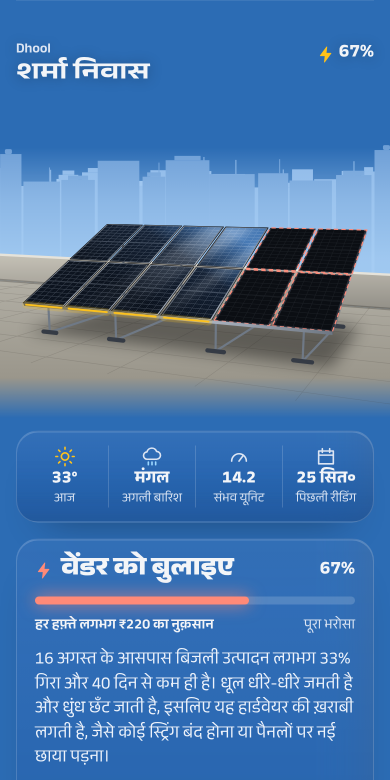
#> input picture blog/call-vendor-hindi.png, 780 x 1560 px (shown at 1/2 size)
$ python -i ocr_reader.py   (imports and definitions only)
#> lines starting #> are read from the running program, lines starting #| are printed output that depends on the picture
"""Reads the daily generation figures off a screenshot of an inverter app, with plain OCR.

A trial beside screenshot_reader.py (the vision model), with the same call and the same result. Tesseract
(Apache-2.0) finds the words and where they sit; fixed layout rules then decide which numbers are readings:
- a list of days: two or more rows, each holding one printed date and one kWh figure;
- today's figure: the kWh figure beside, under or over a label that says today.
A number is never returned unless it is tied to a date or to such a label. Charts are not read.

What it returns is never trusted as fact: the API drops any value that cannot be true for the roof, and
the homeowner confirms or corrects the rest before anything is saved.
"""

import collections
import datetime
import io
import os
import re
import subprocess

from PIL import Image, ImageOps, ImageStat

TESSERACT = os.environ.get("TESSERACT", "tesseract")
MAX_PIXELS = 30_000_000  # as in screenshot_reader: no phone screenshot is larger
MAX_SIDE = 32_000  # Tesseract refuses a picture with a side over 32,767 pixels
READER = "tesseract-rules"
# Tesseract reads best when letters are about 30 pixels tall. Small screenshots are enlarged to this width;
# print far larger than that (the big figure on a today screen) is cut out, shrunk and read again: at full
# size the demo screen's "5.5" came back as "3.9".
MIN_WIDTH = 1080
SMALL, NORMAL = 20, 30  # if most words are still under SMALL pixels tall, enlarge again to bring them to NORMAL
TALL = 70
REREAD_HEIGHT = 40

Word = collections.namedtuple("Word", "text x0 y0 x1 y1")

UNIT = re.compile(r"(?<![a-z])([km]?)wh(?![a-z])")
# No point or comma may trail a number: "7." is how a "7.7" comes back when its last digit is lost.
NUMBER = re.compile(r"^[\[(]?(\d{1,6}(?:[.,]\d{1,3})?)([km]?wh)?[\]);:]*$")
TO_KWH = {"k": 1, "": 0.001, "m": 1000}
MONTHS = "jan feb mar apr may jun jul aug sep oct nov dec".split()
MONTH = r"(jan|feb|mar|apr|may|jun|jul|aug|sep|oct|nov|dec)[a-z]*\.?"
DATES = [  # (pattern, the order its groups come in)
    (re.compile(r"(?<!\d)(\d{4})[-/.](\d{1,2})[-/.](\d{1,2})(?!\d)"), "ymd"),
    (re.compile(r"(?<!\d)(\d{1,2})[-/.](\d{1,2})[-/.](\d{4})(?!\d)"), "dmy"),
    (re.compile(rf"(?<!\d)(\d{{1,2}})(?:st|nd|rd|th)?\s+{MONTH},?\s+(\d{{4}})(?!\d)"), "dmy"),
    (re.compile(rf"\b{MONTH}\s+(\d{{1,2}})(?:st|nd|rd|th)?,?\s+(\d{{4}})(?!\d)"), "mdy"),
]
# A label that says the figure is today's generation: one of the first words and none of the second (word
# beginnings). "Last 30 days", "Total", "Today's consumption" and a forecast are other figures.
TODAY = {"today", "todays", "etoday", "daily", "day"}
NOT_TODAY = (
    "total",
    "month",
    "year",
    "week",
    "life",
    "last",
    "yesterday",
    "forecast",
    "expect",
    "possible",
    "estimat",
    "predict",
    "consum",
    "import",
    "export",
    "load",
    "grid",
    "purchas",
    "bought",
    "sold",
    "feed",
    "charg",
    "discharg",
    "batter",
    "self",
    "sav",
    "revenue",
    "income",
    "earn",
    "co2",
    "limit",
    "target",
    "capacity",
    "peak",
    "avg",
    "average",
)


# [88 lines left out: functions tesseract, spans, reread, not called in this run]


def words(image):
    """PNG or JPEG bytes -> the words on the screen."""
    picture = Image.open(io.BytesIO(image))
    if picture.width * picture.height > MAX_PIXELS:
        raise ValueError(f"the picture is {picture.width} x {picture.height} pixels, too large for a screenshot")
    if max(picture.size) > MAX_SIDE:
        raise ValueError(f"the picture is {picture.width} x {picture.height} pixels, too long for a screenshot")
    picture = picture.convert("L")
    if ImageStat.Stat(picture).mean[0] < 110:  # a dark theme: Tesseract wants dark letters on light
        picture = ImageOps.invert(picture)
    if picture.width < MIN_WIDTH:
        scale = min(3, MIN_WIDTH / picture.width, MAX_SIDE / picture.height)
        picture = picture.resize((round(picture.width * scale), round(picture.height * scale)), Image.LANCZOS)
    found = tesseract(picture, 11)  # 11: words wherever they are; an app screen is not a page of text
    heights = sorted(w.y1 - w.y0 for w in found)
    if heights and heights[len(heights) // 2] < SMALL:  # small print: a screen shown inside a larger picture
        scale = min(
            3,
            NORMAL / max(1, heights[len(heights) // 2]),
            (MAX_PIXELS / (picture.width * picture.height)) ** 0.5,
            MAX_SIDE / max(picture.size),
        )
        picture = picture.resize((round(picture.width * scale), round(picture.height * scale)), Image.LANCZOS)
        found = tesseract(picture, 11)
    return reread(picture, found)


# [46 lines left out: functions lines, groups, dates, not called in this run]


def number(text):
    value = text.replace(",", "") if re.fullmatch(r"\d{1,3},\d{3}", text) else text.replace(",", ".")
    return float(value)


# [14 lines left out: function figures, not called in this run]


def overlap(a, b):
    """Do two runs of words share any width? a and b are (x0, x1)."""
    return a[0] < b[1] and b[0] < a[1]


def is_unit(word):
    """A unit standing on its own or in a label ("kWh", "Yield (kWh)"), not a figure with its unit ("5.5kWh")."""
    return bool(UNIT.search(word.text.lower())) and not NUMBER.match(word.text.lower())


# [88 lines left out: functions day_list, today, layout, not called in this run]


def read(image):
    """PNG or JPEG bytes ->
    {"reader", "kind", "readings": [{"date": "YYYY-MM-DD" or "TODAY", "kwh": float}], "replies"}"""
    found = words(image)
    kind, readings = layout(found)
    text = "\n".join(" ".join(w.text for w in row) for row in lines(found))
    return {"reader": READER, "kind": kind, "readings": readings, "replies": {"text": text[:1500]}}

>>> import cv2
>>> picture = cv2.imread('../blog/call-vendor-hindi.png', cv2.IMREAD_GRAYSCALE)
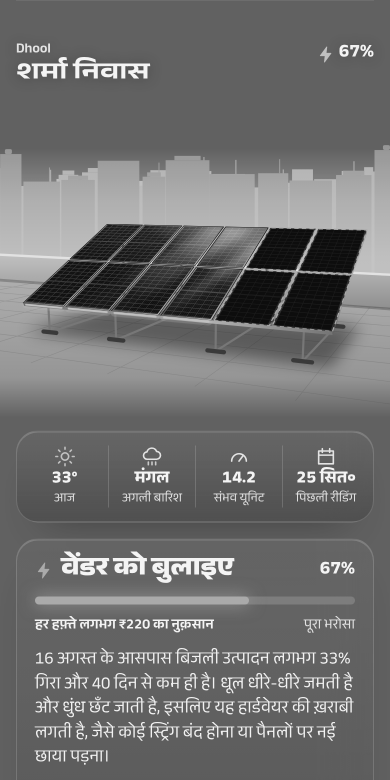
#> picture: shape (1560, 780) (shown at 1/2 size); min 7, max 244, mean 110.5
#> (the run stopped early here; a loop or call above may not have finished)

$ run again, on blog/desktop.png
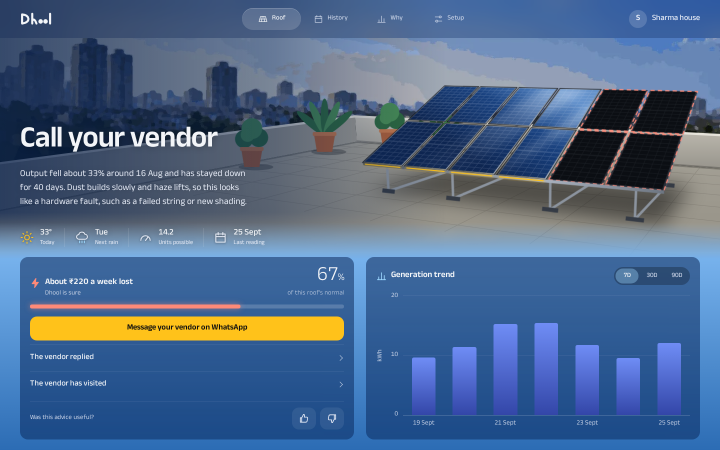
#> input picture blog/desktop.png, 1440 x 900 px (shown at 1/2 size)
#> `picture = cv2.imread('../blog/call-vendor-hindi.png', cv2.IMREAD_GRAYS..`:
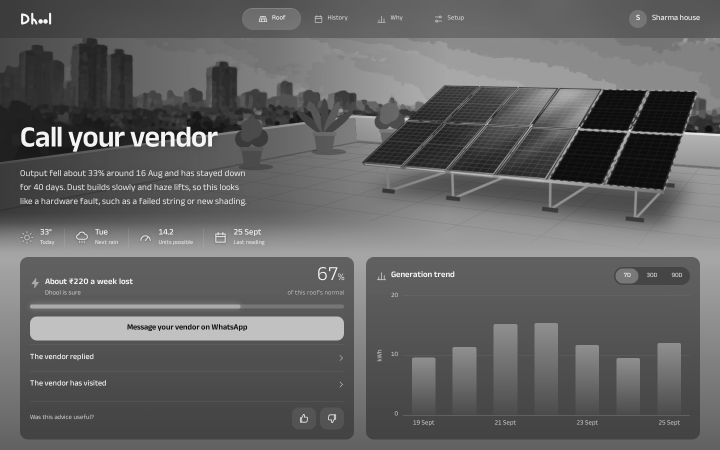
#> picture: shape (900, 1440) (shown at 1/2 size); min 12, max 244, mean 99.3

$ run again, on blog/haze.png
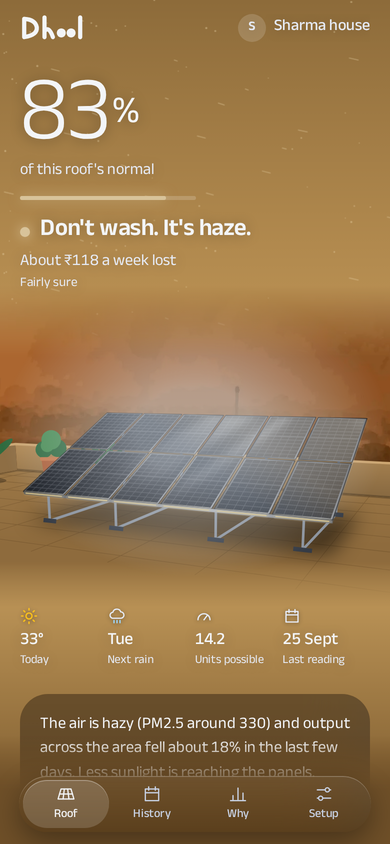
#> input picture blog/haze.png, 390 x 844 px
#> `picture = cv2.imread('../blog/call-vendor-hindi.png', cv2.IMREAD_GRAYS..`:
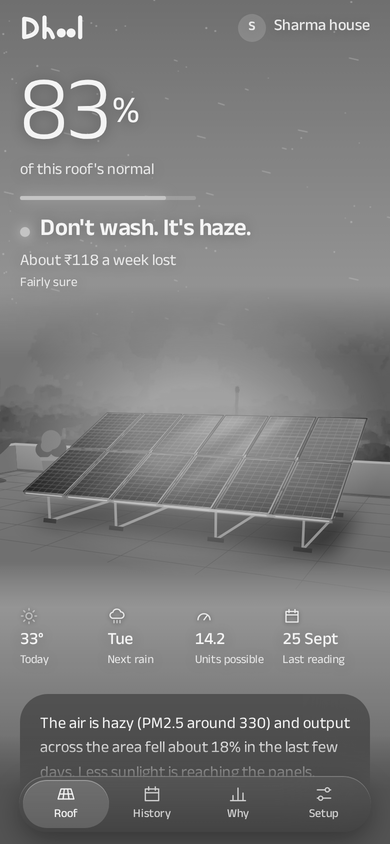
#> picture: shape (844, 390); min 30, max 255, mean 122.7

$ run again, on blog/hero.png
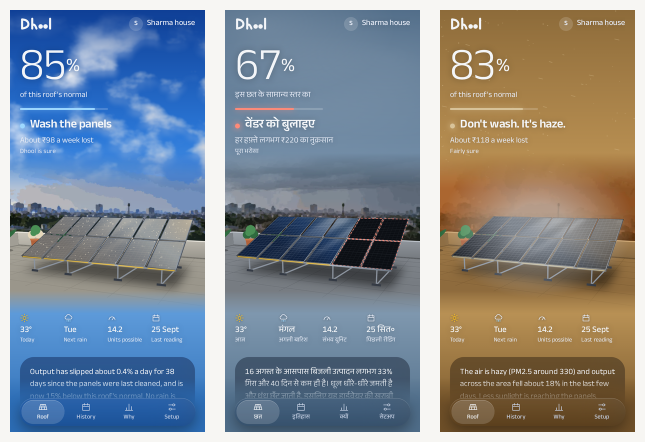
#> input picture blog/hero.png, 1290 x 884 px (shown at 1/2 size)
#> `picture = cv2.imread('../blog/call-vendor-hindi.png', cv2.IMREAD_GRAYS..`:
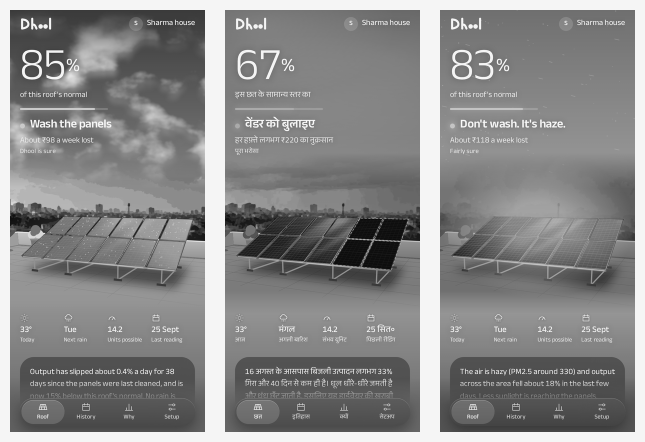
#> picture: shape (884, 1290) (shown at 1/2 size); min 2, max 255, mean 136
